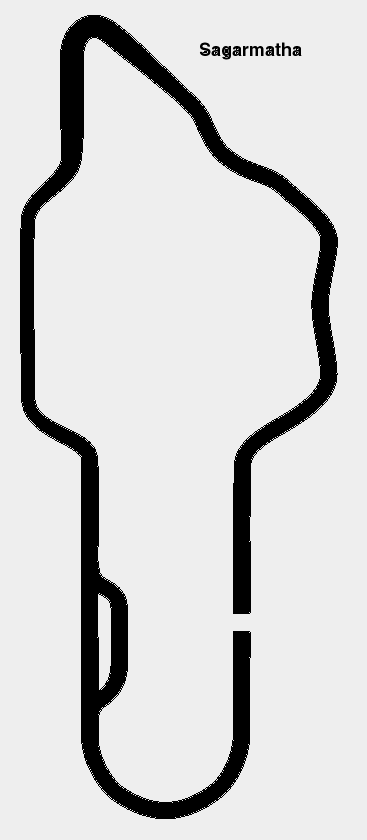
#> input picture ref/sagarmatha.png, 367 x 840 px
$ python trace_segments.py ../ref/sagarmatha.png ../ref/sagarmatha.png
#> lines starting #> are read from the running program, lines starting #| are printed output that depends on the picture; after the words box and inside, x2 and y2 are one past the last pixel; in counts of white or black regions, pixels touching at a corner belong together
import sys, cv2, numpy as np, json
sk=(cv2.imread(sys.argv[1],cv2.IMREAD_GRAYSCALE)<128).astype(np.uint8); out=sys.argv[2]; H,W=sk.shape
#> after `sk = (cv2.imread(sys.argv[1], cv2.IMREAD_GRAYSCALE) < 128).astype(np.u`:
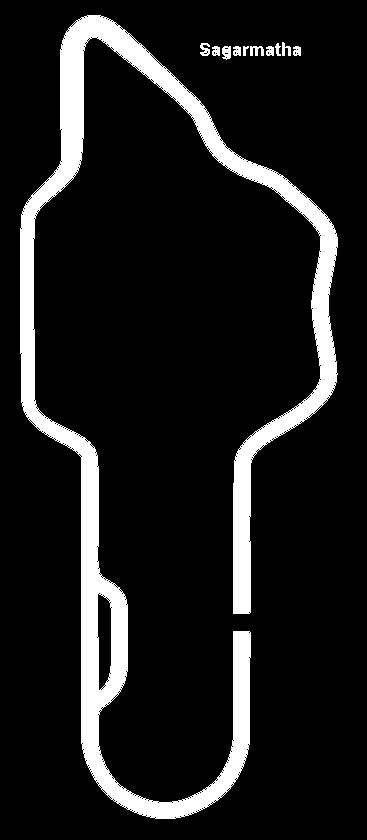
#> sk: shape (840, 367); values 0 (black) and 1 (white), 11.4% white; 11 white regions, largest, box (x1, y1, x2, y2) and area: (20, 15, 338, 819) 34305, (222, 46, 231, 60) 99, (250, 46, 264, 56) 94
#> after `H, W = sk.shape`: H = 840; W = 367
def nbrs(y,x): return [(y+dy,x+dx) for dy in (-1,0,1) for dx in (-1,0,1) if (dy or dx) and 0<=y+dy<H and 0<=x+dx<W and sk[y+dy,x+dx]]
for _ in range(14):
    for y,x in [p for p in zip(*np.nonzero(sk)) if len(nbrs(*p))<=1]: sk[y,x]=0
def crossing(y,x):
    ring=[(-1,0),(-1,1),(0,1),(1,1),(1,0),(1,-1),(0,-1),(-1,-1)]
    v=[sk[y+dy,x+dx] if 0<=y+dy<H and 0<=x+dx<W else 0 for dy,dx in ring]
    return sum(1 for i in range(8) if v[i]==0 and v[(i+1)%8]==1)
pts=list(zip(*np.nonzero(sk)))
#> pts = 34999 items
nodes=[p for p in pts if crossing(*p)!=2]
#> in crossing, `v=[sk[y+dy,x+dx] if 0<=y+dy<H and 0<=x+dx<W else 0 for dy,dx in ring]`: v = [0, 0, 1, 1, 0, 1, 0, 0]
#> nodes = 33325 items
nm=np.zeros_like(sk)
for y,x in nodes: nm[y,x]=1
#> this loop made 33325 passes
#> (y, x) on passes 1 to 3: (15, 89), (15, 90), (15, 91)
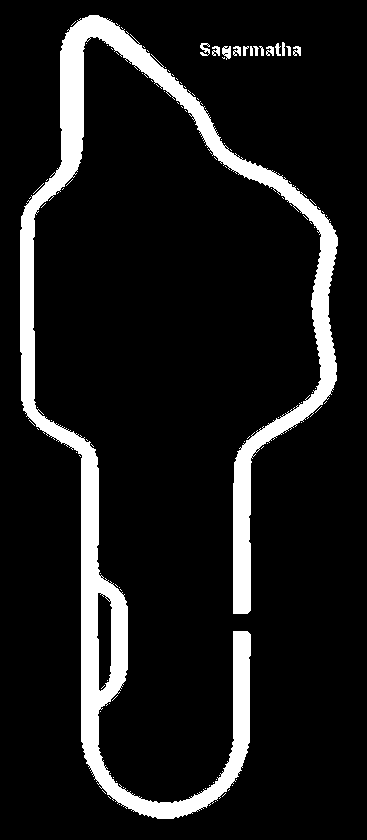
#> nm: shape (840, 367); values 0 (black) and 1 (white), 10.8% white; 114 white regions (100 under 20 px), largest, box (x1, y1, x2, y2) and area: (20, 15, 338, 819) 32480, (222, 46, 231, 60) 86, (200, 43, 210, 56) 77
nm=cv2.dilate(nm,np.ones((3,3),np.uint8))
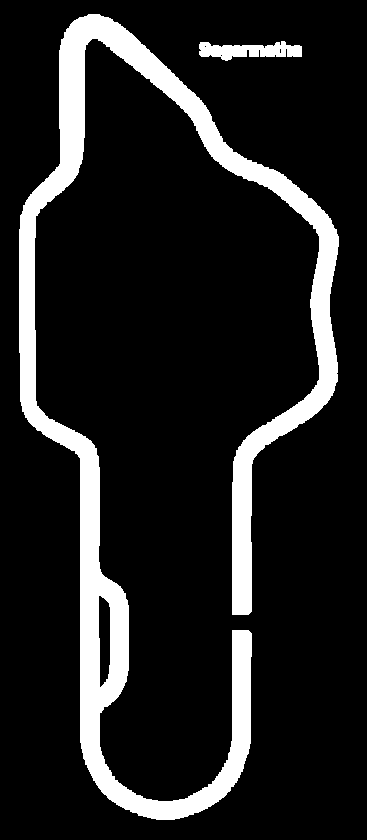
#> nm: shape (840, 367); values 0 (black) and 1 (white), 13% white; 2 white regions, box (x1, y1, x2, y2) and area: (19, 14, 339, 820) 38912, (199, 41, 302, 61) 1261
n,lab=cv2.connectedComponents(nm,8)
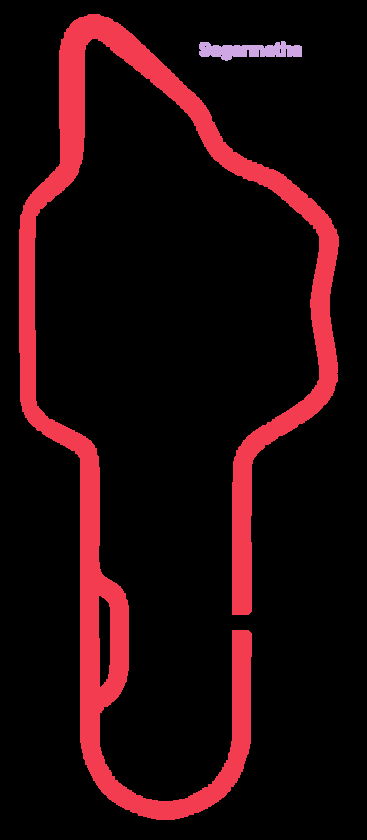
#> lab: shape (840, 367) int32; 3 distinct labels, from 0 to 2; one colour per label, 0 black
#> n = 3
centers={i:(int(np.nonzero(lab==i)[1].mean()),int(np.nonzero(lab==i)[0].mean())) for i in range(1,n)}
#> centers = {1: (159, 416), 2: (248, 50)}
print('nodes',centers)
#| nodes {1: (159, 416), 2: (248, 50)}
rest=((sk==1)&(nm==0)).astype(np.uint8)
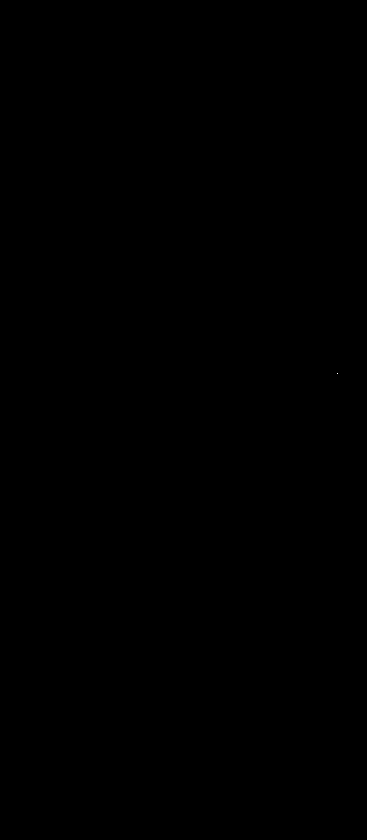
#> rest: shape (840, 367); values 0 (black) and 1 (white), 0% white in thin lines or dots, all inside (x1, y1, x2, y2) = (337, 373, 338, 374)
m,comp=cv2.connectedComponents(rest,8)
#> m = 2
segs=[]
for i in range(1,m):
    ys,xs=np.nonzero(comp==i); P=[(int(x),int(y)) for x,y in zip(xs,ys)]
    if len(P)<5: continue
    # endpoints of this component: pixels with <=1 neighbours inside the component
    S=set(P); endsP=[p for p in P if sum((p[0]+dx,p[1]+dy) in S for dx in (-1,0,1) for dy in (-1,0,1) if dx or dy)<=1]
    start=endsP[0] if endsP else P[0]
    # greedy chain
    order=[start]; S.remove(start); cur=start
    while S:
        cands=[q for q in S if abs(q[0]-cur[0])<=1 and abs(q[1]-cur[1])<=1]
        if not cands:
            cands=[q for q in S if abs(q[0]-cur[0])<=2 and abs(q[1]-cur[1])<=2]
            if not cands: break
        q=min(cands,key=lambda q:(q[0]-cur[0])**2+(q[1]-cur[1])**2); order.append(q); S.remove(q); cur=q
    def nearest_node(p): return min(centers,key=lambda k:(centers[k][0]-p[0])**2+(centers[k][1]-p[1])**2)
    a,b=nearest_node(order[0]),nearest_node(order[-1])
    xy=np.array(order,np.int32).reshape(-1,1,2)
    simp=cv2.approxPolyDP(xy,1.5,False).reshape(-1,2).tolist()
    segs.append({'from':a,'to':b,'len':len(order),'pts':simp})
    print('seg',a,'->',b,'len',len(order),'simplified',len(simp),'start',order[0],'end',order[-1])
#> this loop made 1 pass
#> (ys, xs, P) on pass 1: ([373], [337], [(337, 373)])
#> after the loop, segs = []
json.dump({'nodes':centers,'segs':segs},open(out+'/segs.json','w'))
im=cv2.imread('/home/vix/work/personali/wipeout1987/ref/sagarmatha.png')
#> im is the input picture: shape (840, 367, 3); min 0, max 238, mean 211
cols=[(0,0,255),(0,180,0),(255,0,0),(0,200,255),(255,0,255)]
for i,s in enumerate(segs):
    for k in range(len(s['pts'])-1): cv2.line(im,tuple(s['pts'][k]),tuple(s['pts'][k+1]),cols[i%5],1)
    for p in s['pts']: cv2.circle(im,tuple(p),2,cols[i%5],-1)
#> this loop made 0 passes
for k,(x,y) in centers.items(): cv2.circle(im,(x,y),4,(0,255,0),-1); cv2.putText(im,str(k),(x+6,y+4),cv2.FONT_HERSHEY_SIMPLEX,0.45,(0,160,0),1)
#> this loop made 2 passes
#> (k, x, y) on passes 1 to 2: (1, 159, 416), (2, 248, 50)
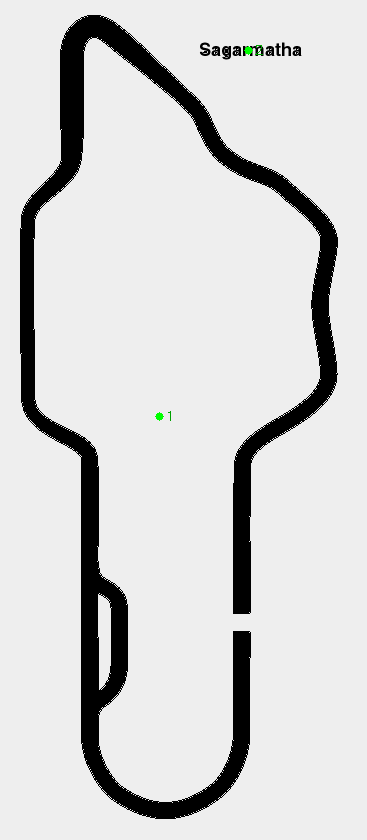
#> im: shape (840, 367, 3); 0.04% of pixels changed, all inside (x1, y1, x2, y2) = (155, 45, 263, 421)
cv2.imwrite(out+'/overlay.png',cv2.resize(im,None,fx=2,fy=2,interpolation=cv2.INTER_NEAREST))
